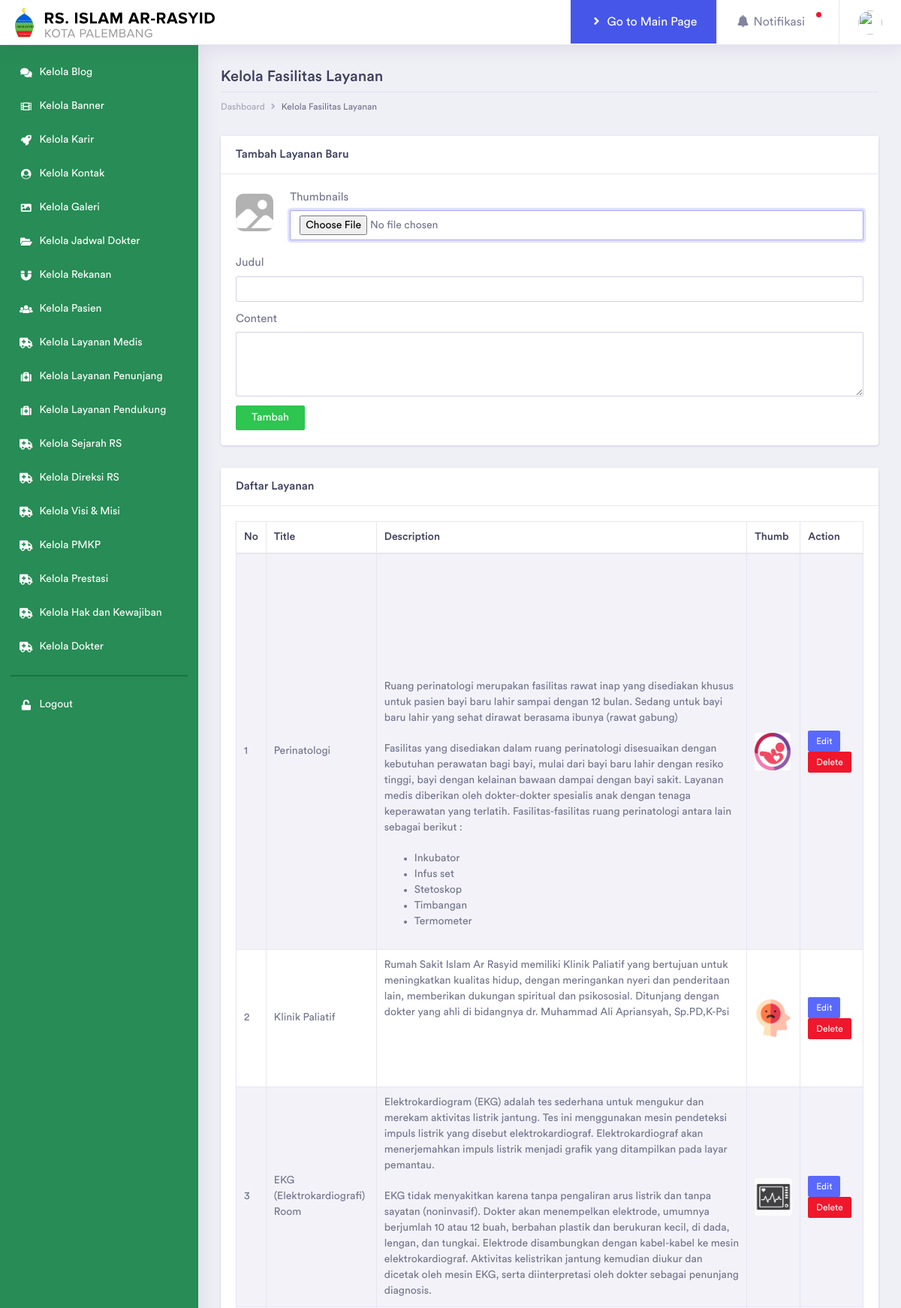
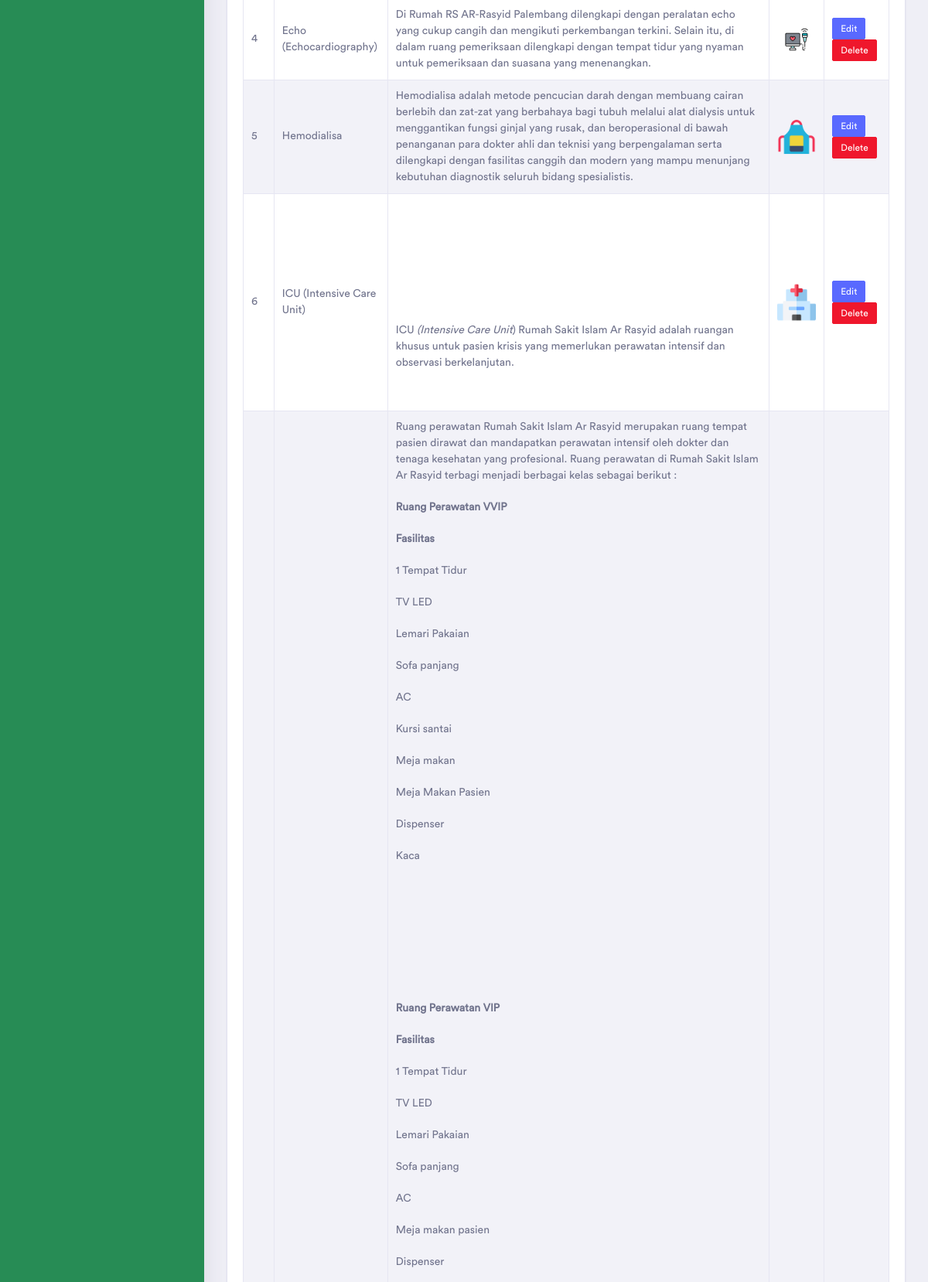
The page /index.php/layanan (upper part) on the database its author committed (2 pictures, top to bottom).
### tables this page shows
CREATE TABLE `layanan` (
  `id` int(11) NOT NULL,
  `nama` text NOT NULL,
  `thumb` text NOT NULL,
  `slug` text NOT NULL,
  `deskripsi` text NOT NULL,
  `date_created` date NOT NULL
);

### application/controllers/Layanan.php (called while the page is built, shortened)
<?php
class Layanan extends CI_Controller {
      function __construct(){
        $this->load->helper('url');
        $this->load->library('form_validation');
        $this->load->helper('form');
        $this->load->library('form_validation');
      }
      public function index(){
        $data['title_bar'] = "";
        $data['header_page'] = "";
        $query2="SELECT * FROM layanan  order by id DESC";
        $query_result2 = $this->db->query($query2)->result();
        $data['daftar_layanan'] = $query_result2;
        $this->load->view('backview/header.php', $data);
        $this->load->view('backview/admin/navbar.php', $data);
        $this->load->view('backview/admin/dashboard/layanan.php', $data);
        $this->load->view('backview/footer.php', $data);
      }
}

### index.php (called while the page is built, shortened)
<?php
require_once BASEPATH.'core/CodeIgniter.php';

### application/views/backview/admin/dashboard/layanan.php (the view, shortened to what this page needs)
<div class="dashboard-wrapper">
	        <div class="dashboard-influence">
	            <div class="container-fluid dashboard-content">
	                <div class="row">
	                    <div class="col-xl-12 col-lg-12 col-md-12 col-sm-12 col-12">
	                        <div class="page-header">
	                            <h3 class="mb-2">Kelola Fasilitas Layanan</h3>
	                            <div class="page-breadcrumb">
	                                <nav aria-label="breadcrumb">
	                                    <ol class="breadcrumb">
	                                        <li class="breadcrumb-item"><a href="#" class="breadcrumb-link">Dashboard</a></li>
	                                        <li class="breadcrumb-item active" aria-current="page">Kelola Fasilitas Layanan</li>
	                                    </ol>
	                                </nav>
	                            </div>
	                        </div>
	                    </div>
                    </div>
                    <div class="row">
                            <div class="col-xl-12 col-lg-12 col-md-12 col-sm-12 col-12">
                                <div class="card">
                                        <?php echo form_open_multipart('layanan/submit_layanan'); ?>
                                            <h5 class="card-header">Tambah Layanan Baru</h5>
                                            <div class="card-body">
                                                    <div class="row">
                                                            <div class="col-lg-1 col-md-1 col-xs-6">
                                                            <img style="object-fit:cover;border-radius:10px;position:relative;top:6px;" width="50" height="50" id="img_thumb" src="<?php echo base_url() ?>assets/backview/images/image_default.png">
                                                            </div>
                                                            <div class="col-lg-11 col-md-11 col-xs-12 upload_component">
                                                            <div class="form-group">
                                                                <label for="exampleFormControlFile1">Thumbnails</label>
                                                                <input type="file" class="form-control" id="upload_thumb" name="upload_thumb" required>
                                                            </div>
                                                            </div>
                                                    </div>
                                                    <div class="form-group">
                                                        <label for="inputText3" class="col-form-label">Judul</label>
                                                        <input id="inputText3" name="nama" tyspe="text" class="form-control" required>
                                                    </div>
                                                    <div class="form-group">
                                                        <label for="exampleFormControlTextarea1">Content</label>
                                                        <textarea class="form-control" id="editor" rows="3" name="deskripsi"></textarea>
                                                    </div>
                                                    <input style="padding-left:20px;padding-right:20px;" type="submit" value="Tambah" class="btn btn-sm btn-success" name="submit_layanan" id="submit blog"/>
                                            </div>
                                        <?php echo form_close();?>
                                </div>
                            </div>
                        </div>
                        <div class="row">
                            <div class="col-xl-12 col-lg-12 col-md-12 col-sm-12 col-12">
                                <div class="card">
                                    <div class="card-header">
                                        <h5 class="mb-0">Daftar Layanan</h5>
                                    </div>
                                    <div class="card-body">
                                        <div class="table-responsive">
                                            <table id="example" class="table table-striped table-bordered second" style="width:100%">
                                                <thead>
                                                    <tr>
                                                        <th>No</th>
                                                        <th>Title</th>
                                                        <th>Description</th>
                                                        <th>Thumb</th>
                                                        <th>Action</th>
                                                    </tr>
                                                </thead>
                                                <tbody>
                                                    <?php
                                                            $i = 0;
                                                            foreach($daftar_layanan as $list){
                                                                $i = $i + 1;
                                                                ?>
                                                            <tr>
                                                                <td><?php echo $i; ?></td>
                                                                <td><?php echo $list->nama; ?></td>
                                                                <td><?php echo $list->deskripsi; ?></td>
                                                                <td><img style="height:50px;border-radius:4px;" src="<?php echo base_url()?>/assets/layanan/thumb/<?php echo $list->thumb;?>"></td>
                                                                <td><a href="<?php echo base_url()?>admin/layanan/edit/<?php echo $list->id; ?>" class="btn btn-primary btn-xs">Edit   </a>&nbsp;<a href="<?php echo base_url()?>layanan/delete/<?php echo $list->id; ?>" class="btn btn-danger btn-xs">Delete</a></td>
                                                            </tr>
                                                        <?php }
                                                    ?>
                                                </tbody>
                                            </table>
                                        </div>
                                    </div>
                                </div>
                            </div>
                        </div>
                </div>
            </div>
</div>

### rows shown on the page
layanan: nama "Perinatologi", deskripsi "Ruang perinatologi merupakan fasilitas rawat inap yang disediakan khusus untuk pasien bayi baru lahir sampai dengan 12 bulan. Sedang untuk bayi baru lahir yang sehat dirawat berasama ibunya (rawat gabung) Fasilitas yang disediakan dalam ruang perinatologi disesuaikan dengan kebutuhan perawatan bagi bayi, mulai dari bayi baru lahir dengan resiko tinggi, bayi dengan kelainan bawaan dampai dengan bayi sakit. Layanan medis diberikan oleh dokter-dokter spesialis anak dengan tenaga keperawatan yang terlatih. Fasilitas-fasilitas ruang perinatologi antara lain sebagai berikut : Inkubator Infus set Stetoskop Timbangan Termometer", thumb (picture)
layanan: nama "Klinik Paliatif", deskripsi "Rumah Sakit Islam Ar Rasyid memiliki Klinik Paliatif yang bertujuan untuk meningkatkan kualitas hidup, dengan meringankan nyeri dan penderitaan lain, memberikan dukungan spiritual dan psikososial. Ditunjang dengan dokter yang ahli di bidangnya dr. Muhammad Ali Apriansyah, Sp.PD,K-Psi", thumb (picture)
layanan: nama "EKG (Elektrokardiografi) Room", deskripsi "Elektrokardiogram (EKG) adalah tes sederhana untuk mengukur dan merekam aktivitas listrik jantung. Tes ini menggunakan mesin pendeteksi impuls listrik yang disebut elektrokardiograf. Elektrokardiograf akan menerjemahkan impuls listrik menjadi grafik yang ditampilkan pada layar pemantau. EKG tidak menyakitkan karena tanpa pengaliran arus listrik dan tanpa sayatan (noninvasif). Dokter akan menempelkan elektrode, umumnya berjumlah 10 atau 12 buah, berbahan plastik dan berukuran kecil, di dada, lengan, dan tungkai. Elektrode disambungkan dengan kabel-kabel ke mesin elektrokardiograf. Aktivitas kelistrikan jantung kemudian diukur dan dicetak oleh mesin EKG, serta diinterpretasi oleh dokter…", thumb (picture)
layanan: nama "Echo (Echocardiography)", deskripsi "Di Rumah RS AR-Rasyid Palembang dilengkapi dengan peralatan echo yang cukup cangih dan mengikuti perkembangan terkini. Selain itu, di dalam ruang pemeriksaan dilengkapi dengan tempat tidur yang nyaman untuk pemeriksaan dan suasana yang menenangkan.", thumb (picture)
layanan: nama "Hemodialisa", deskripsi "Hemodialisa adalah metode pencucian darah dengan membuang cairan berlebih dan zat-zat yang berbahaya bagi tubuh melalui alat dialysis untuk menggantikan fungsi ginjal yang rusak, dan beroperasional di bawah penanganan para dokter ahli dan teknisi yang berpengalaman serta dilengkapi dengan fasilitas canggih dan modern yang mampu menunjang kebutuhan diagnostik seluruh bidang spesialistis.", thumb (picture)
layanan: nama "ICU (Intensive Care Unit)", deskripsi "ICU (Intensive Care Unit ) Rumah Sakit Islam Ar Rasyid adalah ruangan khusus untuk pasien krisis yang memerlukan perawatan intensif dan observasi berkelanjutan.", thumb (picture)
layanan: deskripsi "Ruang perawatan Rumah Sakit Islam Ar Rasyid merupakan ruang tempat pasien dirawat dan mandapatkan perawatan intensif oleh dokter dan tenaga kesehatan yang profesional. Ruang perawatan di Rumah Sakit Islam Ar Rasyid terbagi menjadi berbagai kelas sebagai berikut : Ruang Perawatan VVIP Fasilitas 1 Tempat Tidur TV LED Lemari Pakaian Sofa panjang AC Kursi santai Meja makan Meja Makan Pasien Dispenser Kaca Ruang Perawatan VIP Fasilitas 1 Tempat Tidur TV LED Lemari Pakaian Sofa panjang AC Meja makan pasien Dispenser"
